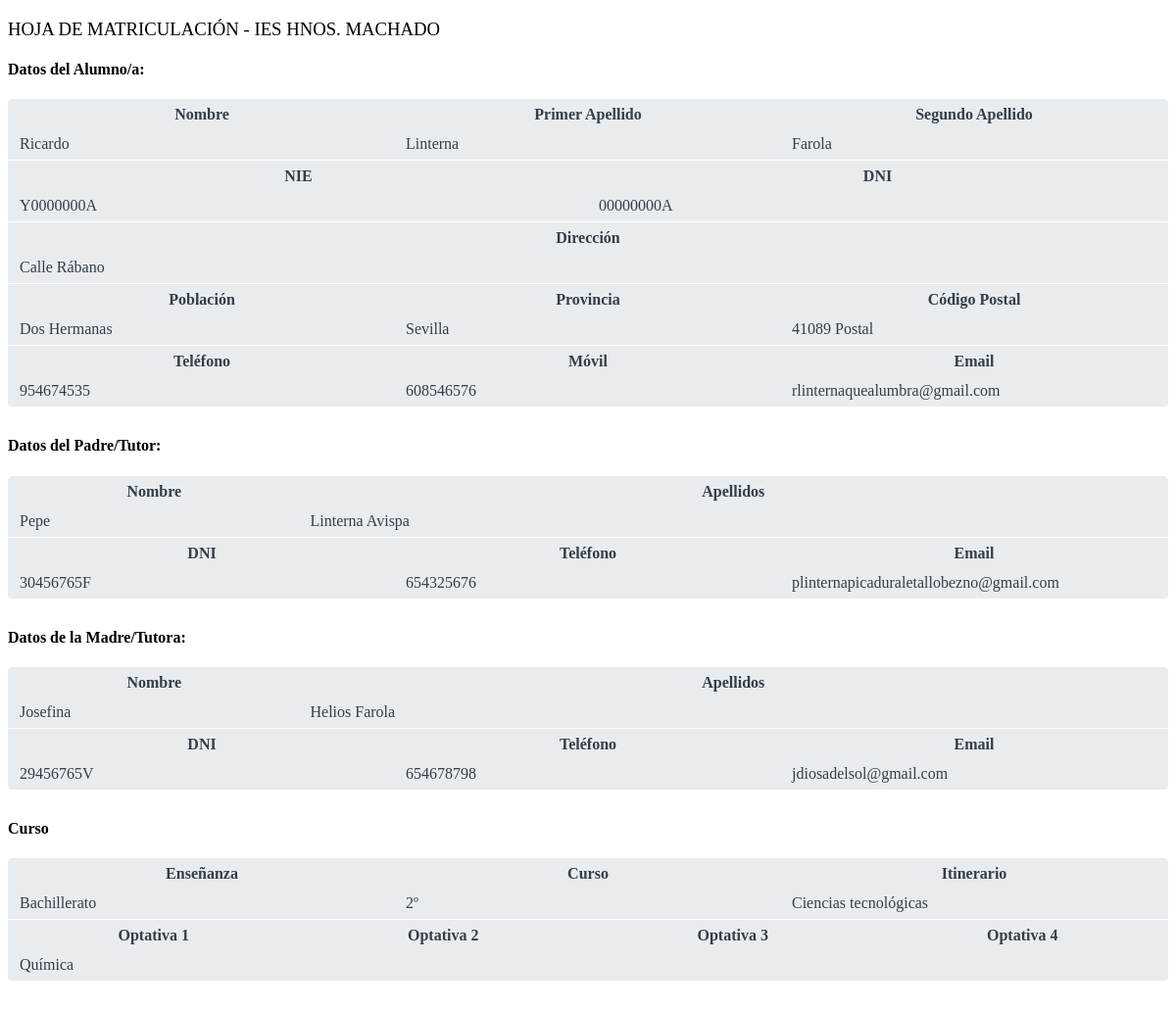
Page /php/matricula.php (signed in) on the committed database.
### tables this page shows
CREATE TABLE `alumnos` (
  `id` int(5) NOT NULL,
  `dni` varchar(9) NOT NULL,
  `clave` varchar(40) NOT NULL,
  `nombre` varchar(40) NOT NULL,
  `apellido1` varchar(40) NOT NULL,
  `apellido2` varchar(40) NOT NULL,
  `nie` varchar(9) NOT NULL,
  `fecha_nac` date NOT NULL,
  `direccion` varchar(60) NOT NULL,
  `poblacion` varchar(40) NOT NULL,
  `provincia` varchar(40) NOT NULL,
  `cod_postal` int(5) NOT NULL,
  `tel_fijo` int(9) NOT NULL,
  `tel_movil` int(9) NOT NULL,
  `correo` varchar(50) NOT NULL,
  `dni_padre` varchar(9) NOT NULL,
  `nombre_padre` varchar(40) NOT NULL,
  `apellidos_padre` varchar(40) NOT NULL,
  `tel_padre` int(9) NOT NULL,
  `correo_padre` varchar(50) NOT NULL,
  `dni_madre` varchar(9) NOT NULL,
  `nombre_madre` varchar(40) NOT NULL,
  `apellidos_madre` varchar(40) NOT NULL,
  `tel_madre` int(9) NOT NULL,
  `correo_madre` varchar(50) NOT NULL,
  `cambio_datos` varchar(500) DEFAULT NULL
);

CREATE TABLE `cursos` (
  `id` int(5) NOT NULL,
  `nombre` varchar(40) NOT NULL,
  `id_enseñanza` int(5) NOT NULL
);

CREATE TABLE `itinerarios` (
  `id` int(5) NOT NULL,
  `nombre` varchar(40) NOT NULL,
  `id_curso` int(5) NOT NULL
);

CREATE TABLE `optativas` (
  `id` int(5) NOT NULL,
  `nombre` varchar(40) NOT NULL,
  `id_grupo_optativas` int(5) NOT NULL
);

### php/functions.php (called while the page is built, shortened)
<?php
function connectDB()
{
    try
    {
        $opc=array(PDO::MYSQL_ATTR_INIT_COMMAND => "SET NAMES utf8");
        $dsn="mysql:host=localhost;dbname=automatricula";
        $usuario="root";
        $contrasena="";
        $base=new PDO($dsn,$usuario,$contrasena,$opc);
    }
    catch (PDOException $e)
    {
        die ("Error".$e->getMessage());
        $resultado=null;
    }
    return $base;
}
function ejecutaConsulta($sql)
{
		$miconexion=connectDB();
		return $miconexion->query($sql);
}
function ejecutaConsultaArray($sql)
{
		$datos=[];
		$resultset=ejecutaConsulta($sql);
		while($fila=$resultset->fetch(PDO::FETCH_ASSOC))
		{
			$datos[]=$fila;
		}
		return $datos;
}
?>

### php/matricula.php (the view, shortened to what this page needs)
<!DOCTYPE html>
<html>
<head>
</head>
<body>
	<?php
		include "functions.php";
		$dni=$_SESSION['login'];
		$consulta="SELECT * FROM alumnos WHERE DNI='".$dni."';";
        $consulta2="SELECT E.NOMBRE, C.NOMBRE, I.NOMBRE, I.id FROM alumnos A, matriculas M, itinerarios I, cursos C, enseñanzas E WHERE A.DNI='".$dni."' AND A.ID=M.ID_ALUMNO AND M.ID_ITINERARIO=I.ID AND I.ID_CURSO=C.ID AND C.ID_enseñanza=E.ID";
        $consulta3="SELECT O.NOMBRE FROM matriculas M, optativas O, optativas_elegidas OE WHERE M.COD_MATRICULA=OE.COD_MATRICULA  AND O.ID=OE.ID_OPTATIVA1";
        $consulta4="SELECT O.NOMBRE FROM matriculas M, optativas O, optativas_elegidas OE WHERE M.COD_MATRICULA=OE.COD_MATRICULA  AND O.ID=OE.ID_OPTATIVA2";
        $consulta5="SELECT O.NOMBRE FROM matriculas M, optativas O, optativas_elegidas OE WHERE M.COD_MATRICULA=OE.COD_MATRICULA  AND O.ID=OE.ID_OPTATIVA3";
        $consulta6="SELECT O.NOMBRE FROM matriculas M, optativas O, optativas_elegidas OE WHERE M.COD_MATRICULA=OE.COD_MATRICULA  AND O.ID=OE.ID_OPTATIVA4";
		$resulset=ejecutaConsulta($consulta);
        $alumno=$resulset->fetch(PDO::FETCH_ASSOC);
        $resulset2=ejecutaConsulta($consulta2);
		$matricula=$resulset2->fetch(PDO::FETCH_NUM);
        $resulset3=ejecutaConsulta($consulta3);
		$optativa1=$resulset3->fetch(PDO::FETCH_NUM);
        $resulset4=ejecutaConsulta($consulta4);
		$optativa2=$resulset4->fetch(PDO::FETCH_NUM);
        $resulset5=ejecutaConsulta($consulta5);
		$optativa3=$resulset5->fetch(PDO::FETCH_NUM);
        $resulset6=ejecutaConsulta($consulta6);
		$optativa4=$resulset6->fetch(PDO::FETCH_NUM);
		$consulta7 = ejecutaConsultaArray("SELECT m.cod_matricula from alumnos a inner join matriculas m where a.id = m.id_alumno and a.dni='$dni'");
		$cod_matricula = $consulta7[0]["cod_matricula"];
	?>
	<div style="text-align:right"><barcode dimension="1D" type="EAN13" value="<?php echo $cod_matricula;?>" label="label" style="float:right;width:30mm; height:6mm; color: #000; font-size: 3mm"></barcode></div>
	<h3 style="font-weight:lighter;">HOJA DE MATRICULACIÓN - IES HNOS. MACHADO</h3>
	<h4>Datos del Alumno/a:</h4>
	<div class="contenedor">
	<table class="caja0">
		<tr><th class="caja4">Nombre</th><th class="caja4">Primer Apellido</th><th class="caja4">Segundo Apellido</th></tr>
		<tr><td class="caja4"><?php echo $alumno['nombre'];?></td><td class="caja4"><?php echo $alumno['apellido1'];?></td><td class="caja4"><?php echo $alumno['apellido2'];?></td></tr>
	</table>
	<table class="caja0">
		<tr><th class="caja3">NIE</th><th class="caja3">DNI</th></tr>
		<tr><td class="caja3"><?php echo $alumno['nie'];?></td><td class="caja3"><?php echo $alumno['dni'];?></td></tr>
	</table>
	<table class="caja0">
	 	<tr><th class="caja1">Dirección</th></tr>
	 	<tr><td class="caja1"><?php echo $alumno['direccion'];?></td></tr>
	</table>
	<table class="caja0">
	 	<tr><th class="caja4">Población</th><th class="caja4">Provincia</th><th class="caja4">Código Postal</th></tr>
	 	<tr><td class="caja4"><?php echo $alumno['poblacion'];?></td><td class="caja4"><?php echo $alumno['provincia'];?></td><td class="caja4"><?php echo $alumno['cod_postal'];?> Postal</td></tr>
	</table>
	<table class="caja0">
	 	<tr><th class="caja4">Teléfono</th><th class="caja4">Móvil</th><th class="caja4">Email</th></tr>
	 	<tr><td class="caja4"><?php echo $alumno['tel_fijo'];?></td><td class="caja4"><?php echo $alumno['tel_movil'];?></td><td class="caja4"><?php echo $alumno['correo'];?></td></tr>
	</table>
	</div>
 	<h4>Datos del Padre/Tutor:</h4>
 	<div class="contenedor">
 	<table class="caja0">
	 	<tr><th class="caja5">Nombre</th><th class="caja2">Apellidos</th></tr>
	 	<tr><td class="caja5"><?php echo $alumno['nombre_padre'];?></td><td class="caja2"><?php echo $alumno['apellidos_padre'];?></td></tr>
	</table>
	<table class="caja0">
	    <tr><th class="caja4">DNI</th><th class="caja4">Teléfono</th><th class="caja4">Email</th></tr>
	    <tr><td class="caja4"><?php echo $alumno['dni_padre'];?></td><td class="caja4"><?php echo $alumno['tel_padre'];?></td><td class="caja4"><?php echo $alumno['correo_padre'];?></td></tr>
	</table>
	</div>
	<h4>Datos de la Madre/Tutora:</h4>
	<div class="contenedor">
	<table class="caja0">
	 	<tr><th class="caja5">Nombre</th><th class="caja2">Apellidos</th></tr>
	 	<tr><td class="caja5"><?php echo $alumno['nombre_madre'];?></td><td class="caja2"><?php echo $alumno['apellidos_madre'];?></td></tr>
	</table>
	<table class="caja0">
	    <tr><th class="caja4">DNI</th><th class="caja4">Teléfono</th><th class="caja4">Email</th></tr>
	    <tr><td class="caja4"><?php echo $alumno['dni_madre'];?></td><td class="caja4"><?php echo $alumno['tel_madre'];?></td><td class="caja4"><?php echo $alumno['correo_madre'];?></td></tr>
	</table>
</div>
	<h4>Curso</h4>
	<div class="contenedor">
	<table class="caja0">
	    <tr><th class="caja4">Enseñanza</th><th class="caja4">Curso</th><th class="caja4">Itinerario</th></tr>
	    <tr><td class="caja4"><?php echo $matricula[0];?></td><td class="caja4"><?php echo $matricula[1];?></td><td class="caja4"><?php echo $matricula[2];?></td></tr>
    </table>
    <table class="caja0">
	    <tr><th class="caja5">Optativa 1</th><th class="caja5">Optativa 2</th><th class="caja5">Optativa 3</th><th class="caja5">Optativa 4</th></tr>
	    <tr><td class="caja5"><?php echo $optativa1[0];?></td><td class="caja5"><?php echo $optativa2[0];?></td><td class="caja5"><?php echo $optativa3[0];?></td><td class="caja5"><?php echo $optativa4[0];?></td></tr>
	</table>
</div>
</body>
</html>

### php/matricula.php (style rules this page uses)
.caja0 { width:100%; }
.caja1 { width:100%; }
.caja2 { width: 75%; }
.caja3 { width: 50%; }
.caja4 { width: 33.3%; }
.caja5 { width: 25%; }
.caja1, .caja2, .caja3, .caja4, .caja5 { padding:5px 10px; color:#343e48; border-radius:5px; }
.caja0 { border-bottom: solid 1px white; }
.contenedor { background-color:#e9ecef; border-radius:5px; margin-bottom:30px; }

### rows in the picture
alumnos: nombre "Ricardo", apellido1 "Linterna", apellido2 "Farola", nie "Y0000000A", dni "00000000A", direccion "Calle Rábano", poblacion "Dos Hermanas", provincia "Sevilla", cod_postal "41089", tel_fijo "954674535", tel_movil "608546576", correo "rlinternaquealumbra@gmail.com", nombre_padre "Pepe", apellidos_padre "Linterna Avispa", dni_padre "30456765F", tel_padre "654325676", correo_padre "plinternapicaduraletallobezno@gmail.com", nombre_madre "Josefina", apellidos_madre "Helios Farola", dni_madre "29456765V", tel_madre "654678798", correo_madre "jdiosadelsol@gmail.com"
enseñanzas: nombre "Bachillerato", cursos.nombre "2º", itinerarios.nombre "Ciencias tecnológicas"
optativas: nombre "Química"
